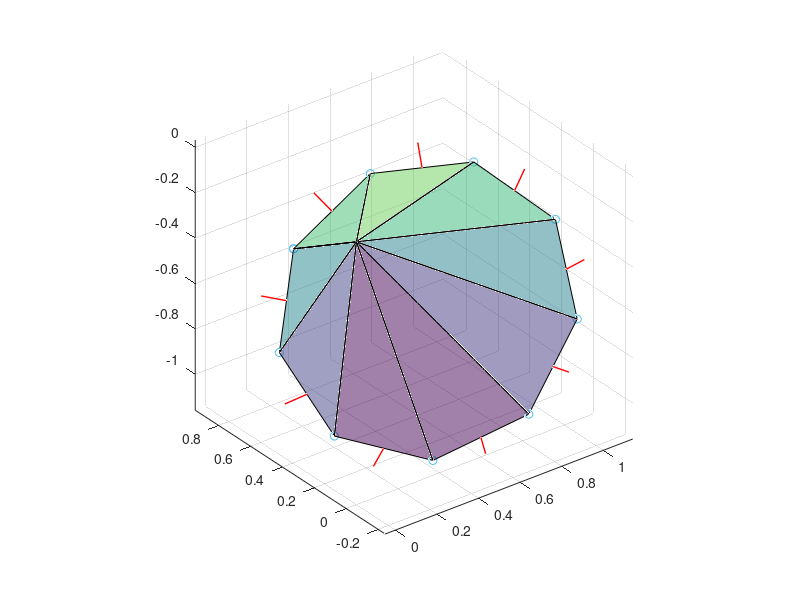

This figure's MATLAB source:
clc; close all; clear;

n = randn(3, 1);
n = n / norm(n);
% n = [0;0;1];
mu = 0.6;

T = null(n');
P = eye(3) - n*n';

Count = 10;
dphi = 2*pi / (Count - 1);    

Res.V = zeros(3, Count);
Res.normals = zeros(3, Count-1);

Res.X = zeros(2, Count);
Res.Y = zeros(2, Count);
Res.Z = zeros(2, Count);

%generation

for j = 1:Count
        
        phi = dphi * (j - 1);
        point = n + mu * T*[cos(phi); -sin(phi)];
        
        Res.V(:, j) = point;
        Res.X(1, j) = point(1); Res.X(2, j) = 0;
        Res.Y(1, j) = point(2); Res.Y(2, j) = 0;
        Res.Z(1, j) = point(3); Res.Z(2, j) = 0;
end


for j = 1:(Count-1)
    
    index1 = j;
    index2 = j+1;
    
    point1 = Res.V(:, index1);
    point2 = Res.V(:, index2);
    
    a = cross(point1, point2);
    a = a / norm(a);
    
%     a = a * sign(dot(P*a, P*(point1+point2)/2));
    a = a * sign(a' * P * (point1+point2));
    
    Res.normals(:, j) = a;
end
A = Res.normals';
b = zeros(Count-1, 1);

%test

for i = 1:10000
    
    x = randn(3, 1);
    
    check_SOC = (norm(P*x) <= mu*dot(n, x));
    if A*x <= b
        check_H = true;
    else
        check_H = false;
    end
    
    if check_H &&(~check_SOC)
        error('inner approximation failed');
    end
    if check_SOC &&(~check_H)
        disp('approximation discrepancy detected');
    end
end

%graphics

figure('Color', 'w');
for j = 1:Count
    temp_point = Res.V(:, j);
    
    plot3([0, temp_point(1)], [0, temp_point(2)], [0, temp_point(3)], 'LineWidth', 0.5, 'Color', 'k'); hold on;
end
for j = 1:(Count-1)
    index1 = j;
    index2 = j+1;
    
    temp_point1 = Res.V(:, index1);
    temp_point2 = Res.V(:, index2);
    temp_point = 0.5 * (temp_point1 + temp_point2);
    temp_norm = 0.1*Res.normals(:, j) + temp_point;
    
    plot3([temp_point(1), temp_norm(1)], ...
          [temp_point(2), temp_norm(2)], ...
          [temp_point(3), temp_norm(3)], 'LineWidth', 1, 'Color', 'r'); hold on;
end
plot3(Res.V(1, :), Res.V(2, :), Res.V(3, :), 'o');
surf(Res.X, Res.Y, Res.Z, 'FaceAlpha', 0.5);

grid on;
axis equal;